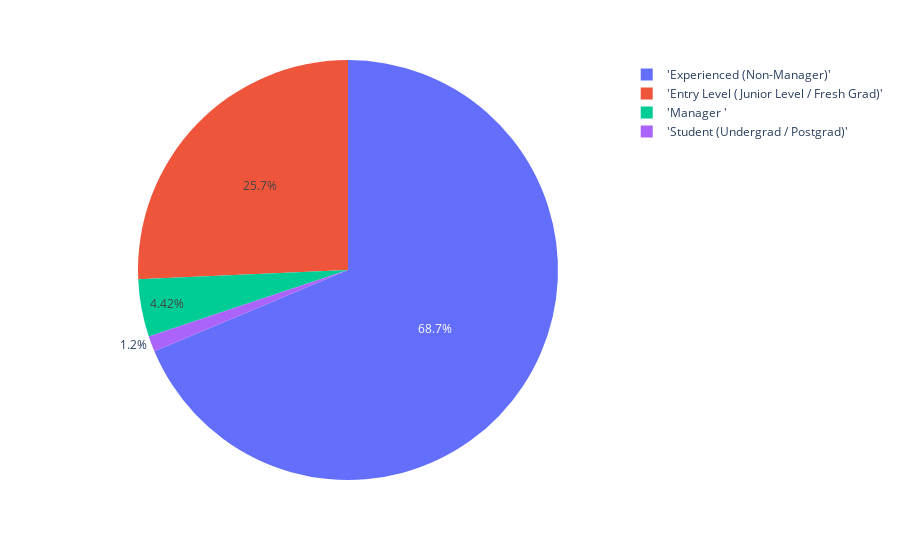

Notebook code cell kept with this figure:
### Code cell
px.pie(Jobs_df , names='Career Level:')

### Figure 1 — Plotly figure (JSON) as saved in the notebook; plotly's stock layout.template omitted (floating-point values rounded to 4 significant figures; data arrays with more than 128 entries replaced by an {"elided": "..."} marker saying what was removed)
{"data": [{"domain": {"x": [0, 1], "y": [0, 1]}, "hovertemplate": "Career Level:=%{label}<extra></extra>", "labels": {"elided": "249 str values"}, "legendgroup": "", "name": "", "showlegend": true, "type": "pie"}], "layout": {"legend": {"tracegroupgap": 0}, "margin": {"t": 60}}}
